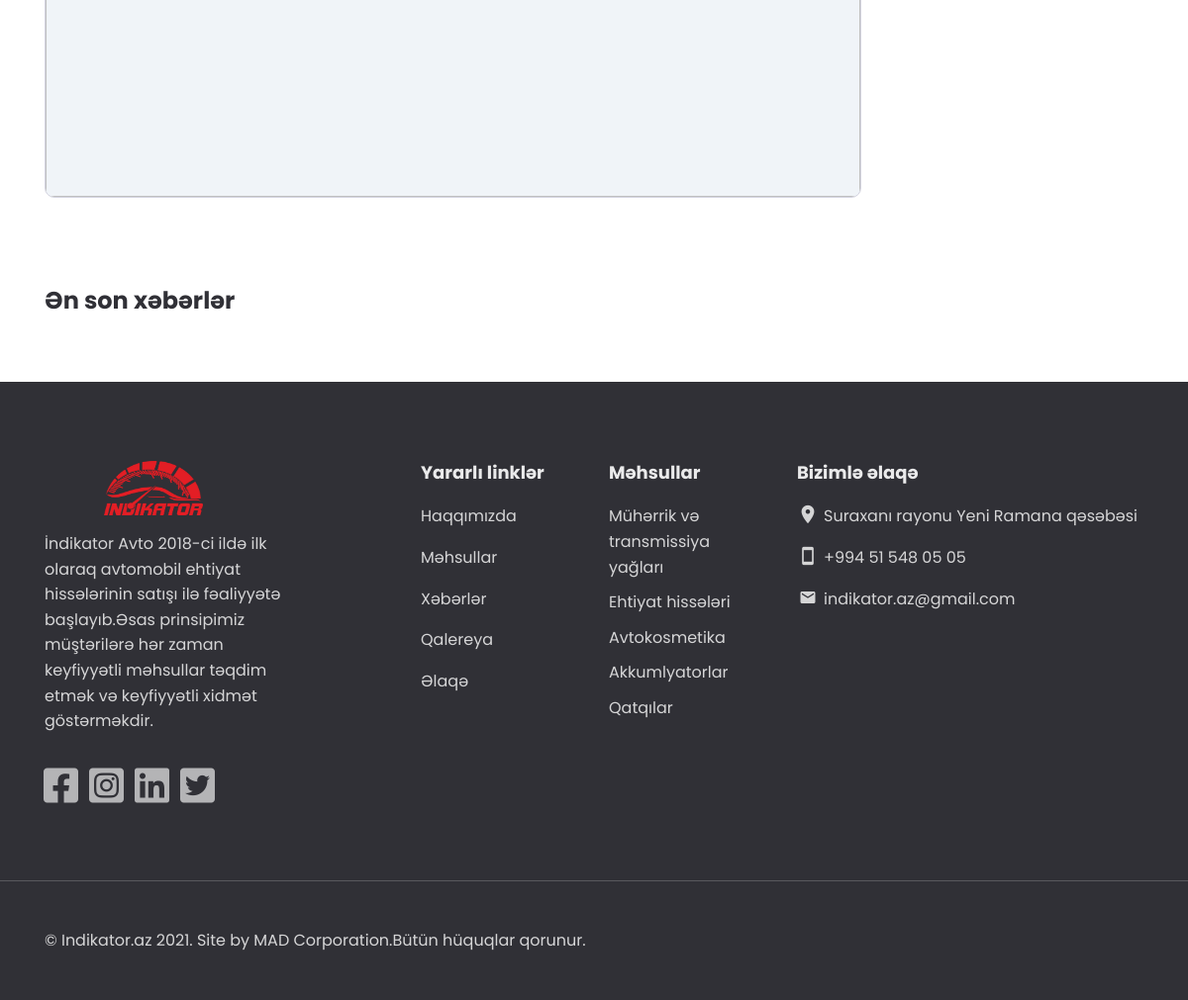
The page /news/about/3 (lower part) on the database as committed earlier.
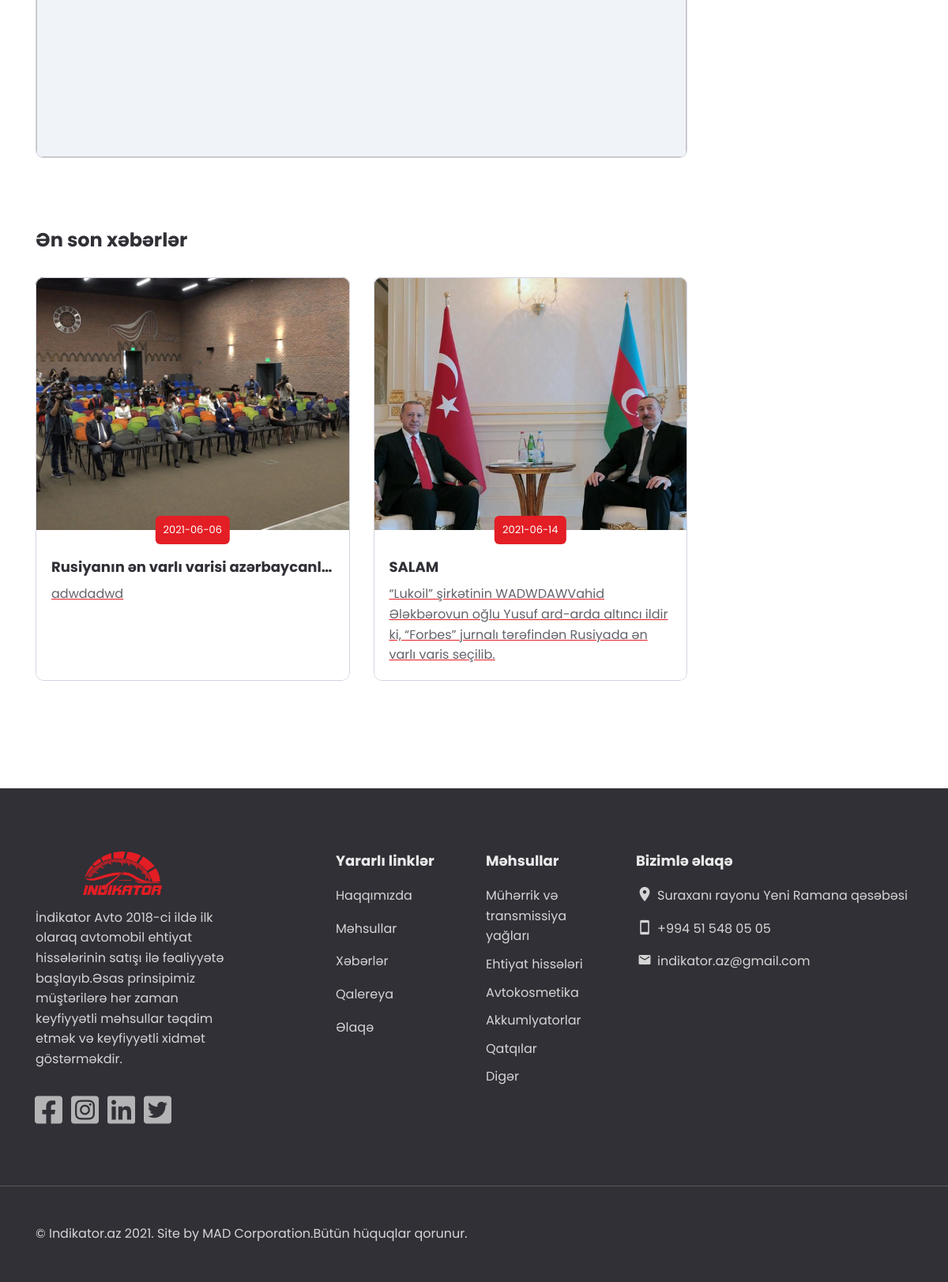
The same page on the database as committed later.
### models.py (models this page shows)
class Categories(db.Model):
    id=db.Column(db.Integer,primary_key=True)
    categories_name=db.Column(db.String(100))
    products=db.relationship('Products', backref='categories', lazy=True)

class Post(db.Model):
    id=db.Column(db.Integer,primary_key=True)
    post_title=db.Column(db.String(50))
    post_time=db.Column(db.String(50))
    post_img=db.Column(db.String(50))
    post_info=db.Column(db.String(50))
    post_description=db.Column(db.Text)

### controllers/app/main.py (the view)
@app.route('/news/about/<int:id>')
def news_about_index(id):
    selected_post=Post.query.get(id)
    all_posts=Post.query.all()
    all_posts.reverse()
    return render_template('app/news_about.html',post=selected_post,reverse_post=all_posts)

### controllers/app/main.py (called while the page is built)
@app.context_processor
def inject_user():
    return dict(categories=Categories.query.all(),brands=Brands.query.all(),Brands=Brands,Products=Products)

### templates/app/news_about.html (shortened to what this page needs)
{% extends "app/base.html" %}
    {% block content %}
   <div class="section">
    <div class="container">
        <div class="row content-items">
            <div class="col-lg-9 col-12 content-item">
                <div class="news-post">
                    <header class="news-post-header">
                        <div class="news-post-img img-style">
                            <img class="lazy" src="/static/uploads/{{post.post_img}}" alt="" data-loaded="true">
                        </div>
                    </header>
                            </div>
                <div class="page-sections">
                    <section class="section">
                        <div class="row items">
                            <div class="col-12">
                                <h4>Ən son xəbərlər</h4>
                            </div>
                            {% for post_ in reverse_post[:2] %}
                            {% if post.id!=post_.id %}
                            <div class="col-md-6 col-12 item">
                                <article class="news-item item-style">
                                    <a href="/news/about/{{post_.id}}" class="news-item-img">
                                        <img class="lazy" src="/static/uploads/{{post_.post_img}}"
                                            alt="">
                                    </a>
                                    <div class="news-item-info">
                                        <div class="news-item-date">{{post_.post_time}}</div>
                                        <h4 class="news-item-title item-heading">
                                            <a href="#" title="{{post_.post_title}}">
                                                {{post_.post_title}}
                                        </h4>
                                        <div class="news-item-desc">
                                            <p> {{post_.post_info}}</p>
                                        </div>
                                    </div>
                                </article>
                            </div>
                            {% endif %}
                            {% endfor %}
                        </div>
                    </section>
                </div>
            </div>
        </div>
    </div>
</div>
</div>
    {% endblock %}

### templates/app/base.html (shortened to what the changed rows need)
<!DOCTYPE html>
<html class="ios ipad tablet landscape" lang="en">
<head>
    <link rel="stylesheet" href="/static/app/css/bootstrap.min.css">
    <link rel="stylesheet" href="/static/app//css/ecommerce.css">
    <link rel="stylesheet" href="/static/app//css/style.css">
    <link rel="stylesheet" href="https://cdnjs.cloudflare.com/ajax/libs/font-awesome/5.15.3/css/all.min.css">
</head>
<body class="">
    <main class="main main-visible">
        <div class="main-inner">
            {% block content %}{% endblock %}
        <footer class="footer">
            <div class="footer-main">
                <div class="container">
                    <div class="row items">
                        <div class="col-xl-2 col-lg-3 col-md-3 col-7 item">
                            <div class="footer-item">
                                <nav class="footer-nav">
                                    <ul>
                                        {% for category in categories %}
                                        <li class="footer-item-nav-title"><a href="/category/{{category.id}}">{{category.categories_name}}</a></li>
                                        {% endfor %}
                                    </ul>
                                </nav>
                            </div>
                        </div>
                    </div>
                </div>
            </div>
        </footer>
</body>
</html>

Rows that differ between the two databases and show on the page:
added Post: post_img (picture), post_time "2021-06-06", post_title "Rusiyanın ən varlı varisi azərbaycanl…", post_info "adwdadwd"
added Post: post_img (picture), post_time "2021-06-14", post_title "SALAM", post_info "“Lukoil” şirkətinin WADWDAWVahid Ələkbərovun oğlu Yusuf ard-arda altıncı ildir ki, “Forbes” jurnalı tərəfindən Rusiyada ən varlı varis seçilib."
added Categories: categories_name "Digər"
